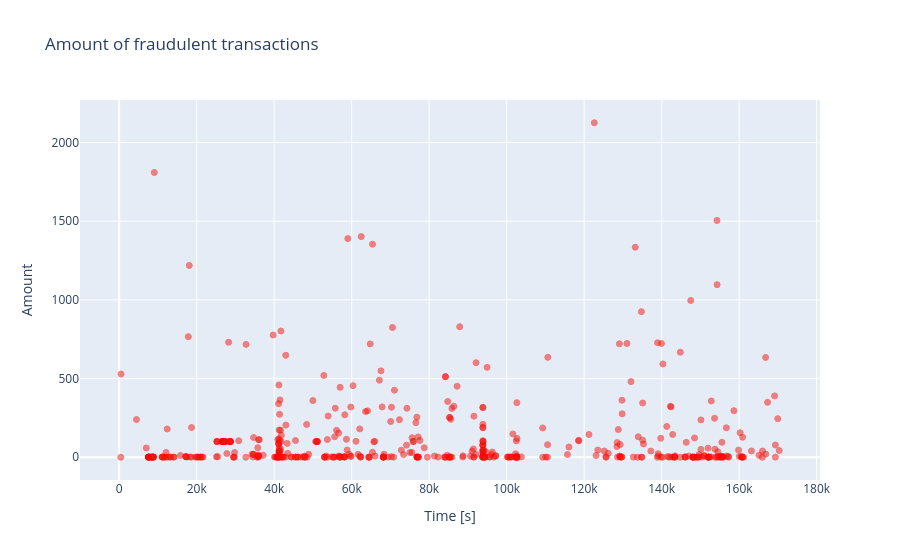

Notebook code cell kept with this figure:
### Code cell
fraud = df.loc[df['Class'] == 1]

trace = go.Scatter(
    x = fraud['Time'],y = fraud['Amount'],
    name="Amount",
     marker=dict(
                color='rgb(238,23,11)',
                line=dict(
                    color='red',
                    width=1),
                opacity=0.5,
            ),
    text= fraud['Amount'],
    mode = "markers"
)
data = [trace]
layout = dict(title = 'Amount of fraudulent transactions',
          xaxis = dict(title = 'Time [s]', showticklabels=True), 
          yaxis = dict(title = 'Amount'),
          hovermode='closest'
         )
fig = dict(data=data, layout=layout)
iplot(fig, filename='fraud-amount')

### Figure 1 — Plotly figure (JSON) as saved in the notebook; plotly's stock layout.template omitted (floating-point values rounded to 4 significant figures; data arrays with more than 128 entries replaced by an {"elided": "..."} marker saying what was removed)
{"data": [{"marker": {"color": "rgb(238,23,11)", "line": {"color": "red", "width": 1}, "opacity": 0.5}, "mode": "markers", "name": "Amount", "text": {"elided": "492 float values"}, "type": "scatter", "x": {"elided": "492 int values"}, "y": {"elided": "492 float values"}}], "layout": {"autosize": true, "hovermode": "closest", "title": {"text": "Amount of fraudulent transactions"}, "xaxis": {"autorange": true, "range": [-9864.0, 180600.0], "showticklabels": true, "title": {"text": "Time [s]"}, "type": "linear"}, "yaxis": {"autorange": true, "range": [-175.4, 2301.0], "title": {"text": "Amount"}, "type": "linear"}}}
